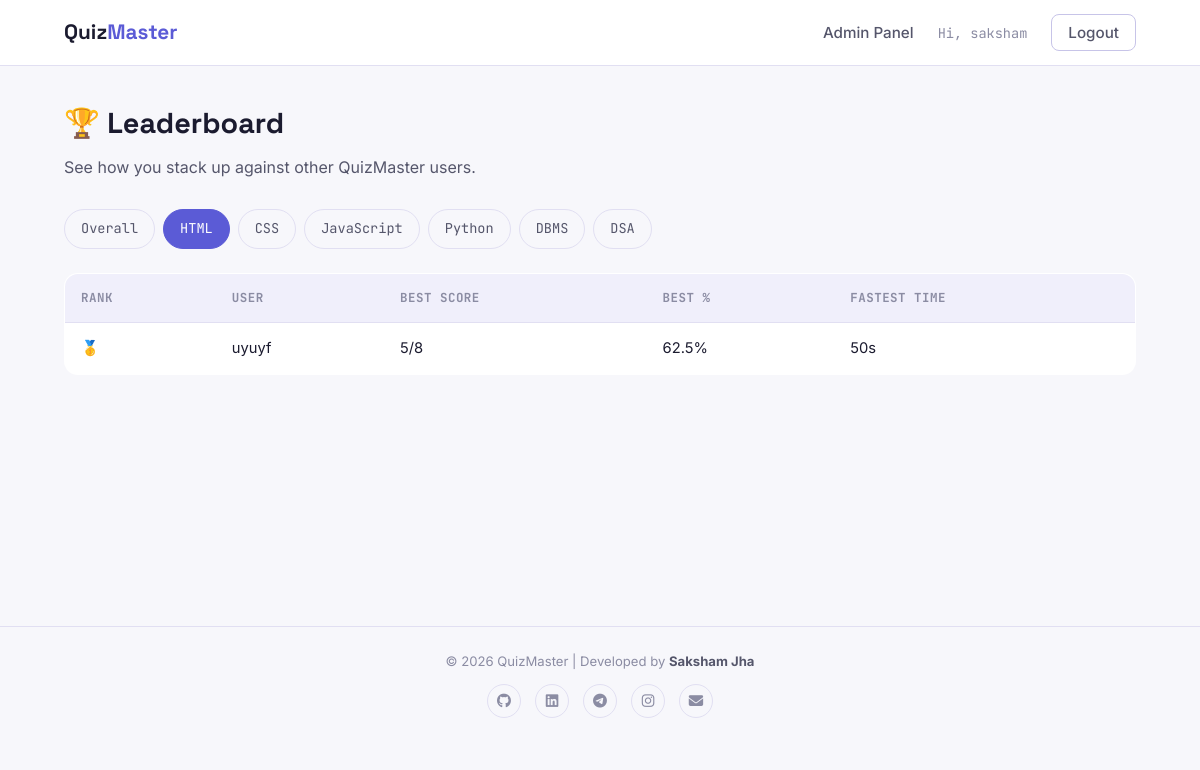
The page /leaderboard?category=HTML (signed in) on the database its author committed.
### tables this page shows
CREATE TABLE users (
            id INTEGER PRIMARY KEY AUTOINCREMENT,
            username TEXT UNIQUE NOT NULL,
            email TEXT UNIQUE NOT NULL,
            password_hash TEXT NOT NULL,
            is_admin INTEGER NOT NULL DEFAULT 0,
            created_at TEXT NOT NULL DEFAULT (datetime('now'))
        );

### app.py (the view)
@app.route("/leaderboard")
@login_required
def leaderboard():
    category = request.args.get("category")
    if category and category not in CATEGORIES:
        category = None
    rows = models.get_leaderboard(category)
    return render_template("leaderboard.html", rows=rows, selected_category=category)

### app.py (called while the page is built)
def login_required(view):
    @functools.wraps(view)
    def wrapped(*args, **kwargs):
        if "user_id" not in session:
            flash("Please log in to continue.", "error")
            return redirect(url_for("login"))
        return view(*args, **kwargs)
    return wrapped

def current_user():
    if "user_id" in session:
        return models.get_user_by_id(session["user_id"])
    return None

@app.context_processor
def inject_user():
    return {"logged_in_user": current_user(), "categories_list": CATEGORIES}

### database.py (called while the page is built)
def get_db_connection():
    conn = sqlite3.connect(DB_NAME)
    conn.row_factory = sqlite3.Row
    conn.execute("PRAGMA foreign_keys = ON")
    return conn

### models.py (called while the page is built, shortened)
def get_user_by_id(user_id):
    conn = get_db_connection()
    user = conn.execute(
        "SELECT * FROM users WHERE id = ?", (user_id,)
    ).fetchone()
    conn.close()
    return user

def get_leaderboard(category=None, limit=20):
    conn = get_db_connection()
    if category:
        rows = conn.execute(
            "SELECT users.username, results.category, "
            "MAX(results.score * 100.0 / results.total_questions) AS best_percent, "
            "MAX(results.score) AS best_score, results.total_questions, "
            "MIN(results.time_taken) AS best_time "
            "FROM results JOIN users ON users.id = results.user_id "
            "WHERE results.category = ? "
            "GROUP BY users.id "
            "ORDER BY best_percent DESC, best_time ASC LIMIT ?",
            (category, limit),
        ).fetchall()
    conn.close()
    return rows

### templates/leaderboard.html (shortened to what this page needs)
{% extends "base.html" %}
{% block content %}
<section class="page-header">
    <h1>🏆 Leaderboard</h1>
    <p>See how you stack up against other QuizMaster users.</p>
</section>
<section class="filter-row">
    <a href="{{ url_for('leaderboard') }}" class="filter-chip {% if not selected_category %}active{% endif %}">Overall</a>
    {% for cat in categories_list %}
        <a href="{{ url_for('leaderboard') }}?category={{ cat }}"
           class="filter-chip {% if selected_category == cat %}active{% endif %}">{{ cat }}</a>
    {% endfor %}
</section>
<section class="leaderboard-table-wrapper">
    {% if rows %}
    <table class="leaderboard-table">
        <thead>
            <tr>
                <th>Rank</th>
                <th>User</th>
                {% if selected_category %}
                    <th>Best Score</th>
                    <th>Best %</th>
                    <th>Fastest Time</th>
                {% else %}
                    <th>Attempts</th>
                    <th>Average %</th>
                {% endif %}
            </tr>
        </thead>
        <tbody>
            {% for row in rows %}
            <tr class="{% if logged_in_user and row.username == logged_in_user.username %}highlight-row{% endif %}">
                <td>
                    {% if loop.index == 1 %}🥇{% elif loop.index == 2 %}🥈{% elif loop.index == 3 %}🥉{% else %}{{ loop.index }}{% endif %}
                </td>
                <td>{{ row.username }}</td>
                {% if selected_category %}
                    <td>{{ row.best_score }}/{{ row.total_questions }}</td>
                    <td>{{ row.best_percent | round(1) }}%</td>
                    <td>{{ row.best_time }}s</td>
                {% else %}
                    <td>{{ row.attempts }}</td>
                    <td>{{ row.best_percent | round(1) }}%</td>
                {% endif %}
            </tr>
            {% endfor %}
        </tbody>
    </table>
    {% else %}
    <p class="empty-state">No quiz attempts yet. Be the first to set a record!</p>
    {% endif %}
</section>
{% endblock %}

### templates/base.html (shortened to what this page needs)
<!DOCTYPE html>
<html lang="en">
<head>
<link rel="stylesheet" href="https://cdnjs.cloudflare.com/ajax/libs/font-awesome/6.6.0/css/all.min.css">
<link rel="stylesheet" href="{{ url_for('static', filename='css/style.css') }}">
</head>
<body>
<nav class="navbar">
    <div class="nav-container">
        <a href="{{ url_for('index') }}" class="brand">Quiz<span>Master</span></a>
        <ul class="nav-links" id="navLinks">
            {% if logged_in_user %}
                {% if logged_in_user.is_admin %}
                    <li><a href="{{ url_for('admin_dashboard') }}">Admin Panel</a></li>
                {% else %}
                    <li><a href="{{ url_for('dashboard') }}">Dashboard</a></li>
                    <li><a href="{{ url_for('leaderboard') }}">Leaderboard</a></li>
                    <li><a href="{{ url_for('profile') }}">Profile</a></li>
                {% endif %}
                <li><span class="nav-user">Hi, {{ logged_in_user.username }}</span></li>
                <li><a href="{{ url_for('logout') }}" class="btn-nav-logout">Logout</a></li>
            {% else %}
                <li><a href="{{ url_for('login') }}">Login</a></li>
                <li><a href="{{ url_for('register') }}" class="btn-nav-cta">Sign Up</a></li>
            {% endif %}
        </ul>
    </div>
</nav>
<main class="page-content">
    {% block content %}{% endblock %}
</main>
<footer class="site-footer">
    <p>&copy; 2026 QuizMaster | Developed by <strong>Saksham Jha</strong></p>
    <div class="social-icons">
        <a href="https://github.com/Saksham9934" target="_blank" title="GitHub">
            <i class="fab fa-github"></i>
        </a>
        <a href="https://www.linkedin.com/in/saksham-jha-141623275/" target="_blank" title="LinkedIn">
            <i class="fab fa-linkedin"></i>
        </a>
        <a href="https://t.me/Saksham9934" target="_blank" title="Telegram">
            <i class="fab fa-telegram"></i>
        </a>
        <a href="https://www.instagram.com/sakshamjha3027/" target="_blank" title="Instagram">
            <i class="fab fa-instagram"></i>
        </a>
        <a href="mailto:sakshamjha3027@gmail.com" title="Email">
            <i class="fas fa-envelope"></i>
        </a>
    </div>
</footer>
</body>
</html>

### static/css/style.css (style rules this page uses)
:root { --bg: #F7F7FB; --surface: #FFFFFF; --surface-alt: #F0EFFB; --ink: #1B1B2F; --ink-soft: #55566B; --ink-faint: #8B8CA3; --primary: #5B5BD6; --primary-dark: #4444B0; --primary-light: #EDEBFF; --success: #1FAE7A; --success-light: #E4F7EE; --danger: #E4572E; --danger-light: #FCE8E1; --border: #E1DFF2; --border-strong: #C7C4E8; --font-display: 'Space Grotesk', 'Segoe UI', sans-serif; --font-body: 'Inter', 'Segoe UI', sans-serif; --font-mono: 'JetBrains Mono', 'Courier New', monospace; --radius: 14px; --radius-sm: 8px; --shadow: 0 4px 16px rgba(27, 27, 47, 0.06); --shadow-lift: 0 12px 32px rgba(27, 27, 47, 0.12); }
* { box-sizing: border-box; }
html { scroll-behavior: smooth; }
body { margin: 0; font-family: var(--font-body); background: var(--bg); color: var(--ink); line-height: 1.6; -webkit-font-smoothing: antialiased; }
h1, h2, h3, h4 { font-family: var(--font-display); color: var(--ink); margin: 0 0 0.5em; line-height: 1.2; }
p { margin: 0 0 1em; color: var(--ink-soft); }
a { color: var(--primary); text-decoration: none; }
.page-content { max-width: 1120px; margin: 0 auto; padding: 40px 24px 80px; min-height: 70vh; }
.navbar { background: var(--surface); border-bottom: 1px solid var(--border); position: sticky; top: 0; z-index: 50; }
.nav-container { max-width: 1120px; margin: 0 auto; padding: 16px 24px; display: flex; align-items: center; justify-content: space-between; }
.brand { font-family: var(--font-display); font-weight: 700; font-size: 1.3rem; color: var(--ink); }
.brand span { color: var(--primary); }
.nav-links { list-style: none; display: flex; align-items: center; gap: 24px; margin: 0; padding: 0; }
.nav-links a { color: var(--ink-soft); font-weight: 500; font-size: 0.95rem; }
.nav-user { font-family: var(--font-mono); font-size: 0.85rem; color: var(--ink-faint); }
.btn-nav-logout { border: 1px solid var(--border-strong); padding: 8px 16px; border-radius: var(--radius-sm); color: var(--ink-soft) !important; }
.page-header { margin-bottom: 28px; }
.page-header h1 { font-size: 1.8rem; }
.filter-row { display: flex; flex-wrap: wrap; gap: 8px; margin-bottom: 24px; }
.filter-chip { font-family: var(--font-mono); font-size: 0.85rem; padding: 8px 16px; border-radius: 999px; border: 1.5px solid var(--border); color: var(--ink-soft) !important; }
.filter-chip.active { background: var(--primary); border-color: var(--primary); color: #fff !important; }
.leaderboard-table-wrapper, .admin-table-wrapper { overflow-x: auto; }
.leaderboard-table { width: 100%; border-collapse: collapse; background: var(--surface); border: 1px solid var(--border); border-radius: var(--radius); overflow: hidden; }
.leaderboard-table th, .leaderboard-table td { text-align: left; padding: 14px 16px; border-bottom: 1px solid var(--border); font-size: 0.92rem; }
.leaderboard-table th { background: var(--surface-alt); font-family: var(--font-mono); font-size: 0.78rem; text-transform: uppercase; letter-spacing: 0.04em; color: var(--ink-faint); }
.leaderboard-table tr:last-child td { border-bottom: none; }
.site-footer { text-align: center; padding: 24px; color: var(--ink-faint); font-size: 0.82rem; border-top: 1px solid var(--border); }
.site-footer p { margin: 0 0 12px; color: inherit; }
.site-footer strong { color: var(--ink-soft); }
.social-icons { display: flex; justify-content: center; gap: 14px; }
.social-icons a { width: 34px; height: 34px; display: flex; align-items: center; justify-content: center; border-radius: 50%; border: 1.5px solid var(--border); color: var(--ink-faint); font-size: 0.9rem; transition: all 0.15s ease; }

### rows shown on the page
users: username "saksham"
users: username "uyuyf", best_score "5", total_questions "8", best_percent "62.5", best_time "50"

### other values the page prints
{{ cat }} "HTML" "CSS" "JavaScript" "Python" "DBMS" "DSA"
